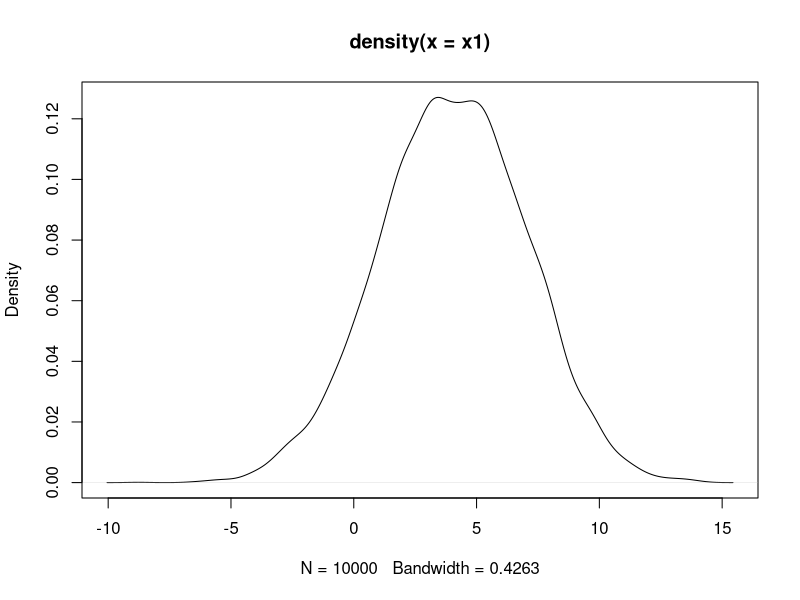
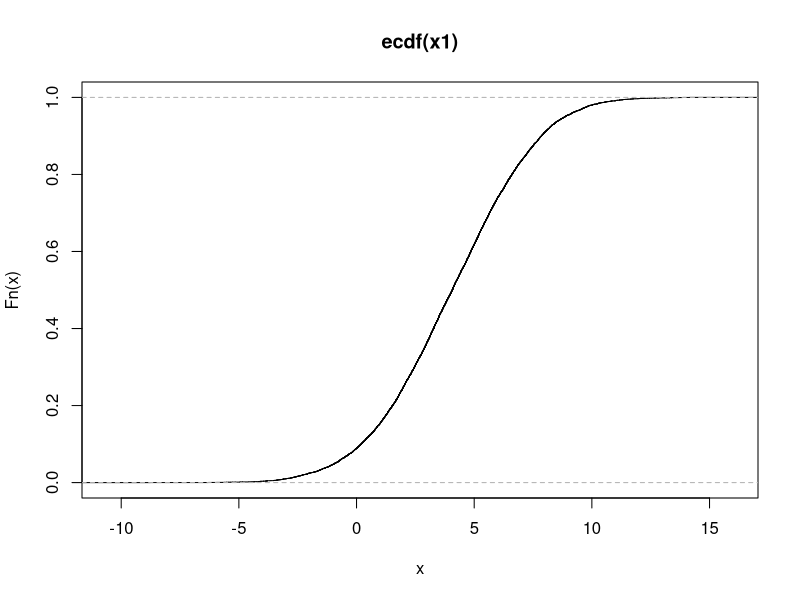
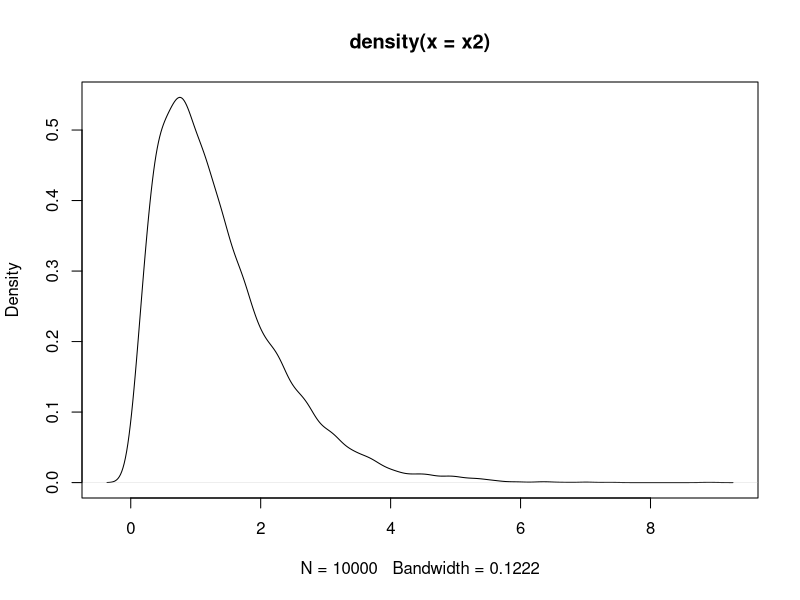
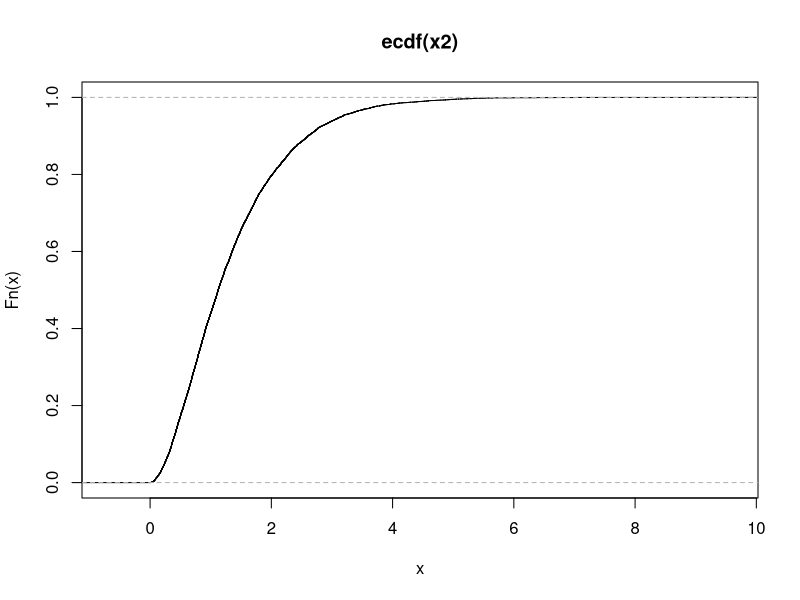
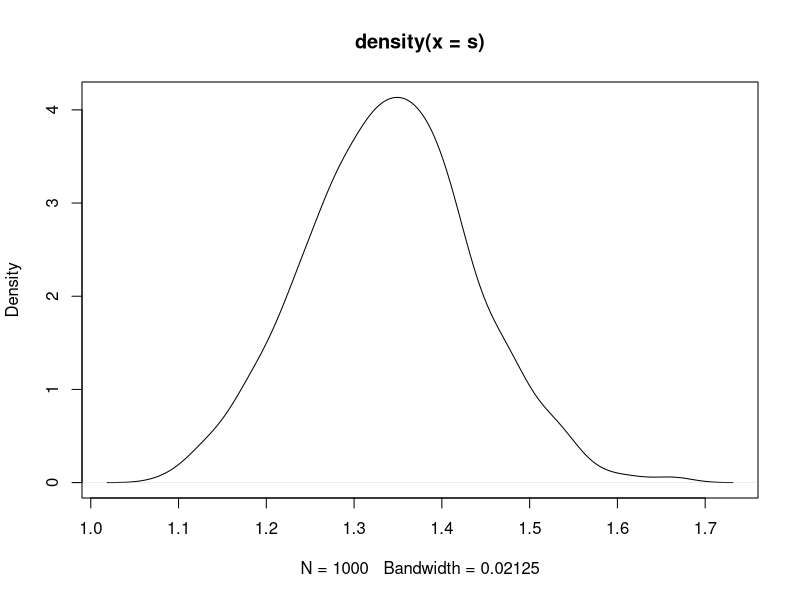
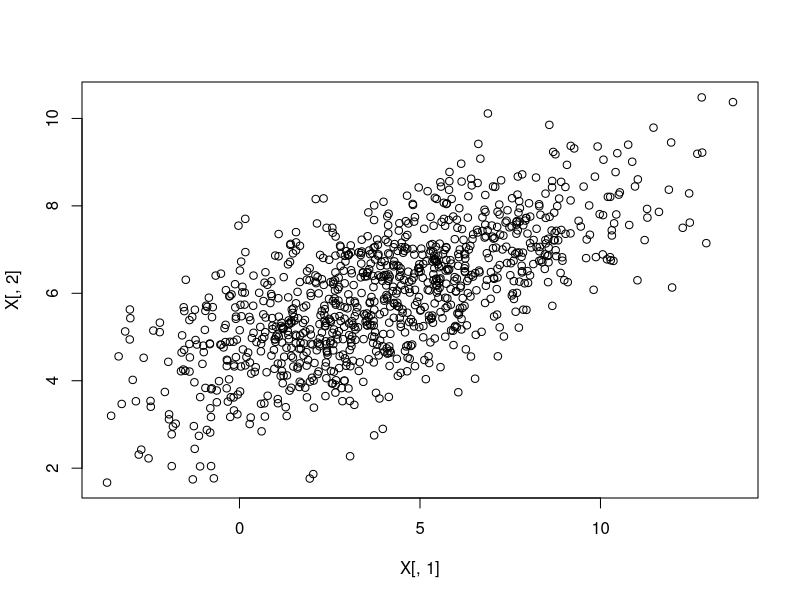
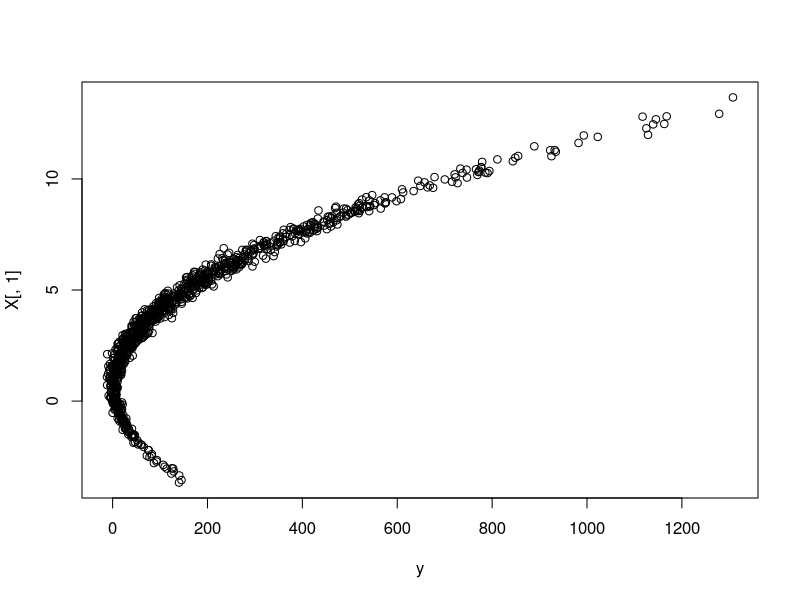

These figures' R source, in order:
# Objetivo de la clase de hoy: Clonar un proyecto, hacer fork, y realizar cambios.

# Determinar una distribucion de la verdadera poblacion
rm(list=ls())
x1 <- rnorm(10000, 4,3) 
plot(density(x1))

plot(ecdf(x1))

x2 <- rgamma(10000,2,1.5)

plot(density(x2))
plot(ecdf(x2))

# tomar muestras de la poblacion
#se modifica para tomar una muestra mas grande
s <- rep(0,1000)
for(i in 1:1000) {
  s[i] <- mean(sample(x2, 100))
}

plot(density(s))

# regresión, modelo
# instalar paquete MASS (install.packages("MASS"))
#paquete ya instalado
library(MASS)
rm(list=ls())

Sigma <- matrix(c(10,3,3,2),2,2)

X <- mvrnorm(n=1000, c(4,6), Sigma)
plot(X[,1],X[,2])

# modelo,(como modelador de los datos, conoces epsilon)

beta <- c(4,-2, 9, -3)
c <- 15
epsilon = rnorm(1000,0,4)
cuadrado <- X[,1]^2
interaccion <- X[,1]*X[,2]

X <- cbind(X, cuadrado, interaccion)

y <- c + X%*%beta + epsilon
fm1 <- y ~  X 
fm2 <- y ~  X[,1]
plot(y, X[,1])

reg1 <- lm(fm1)
summary(reg1)

reg2 <- lm(fm2)
summary(reg2)
